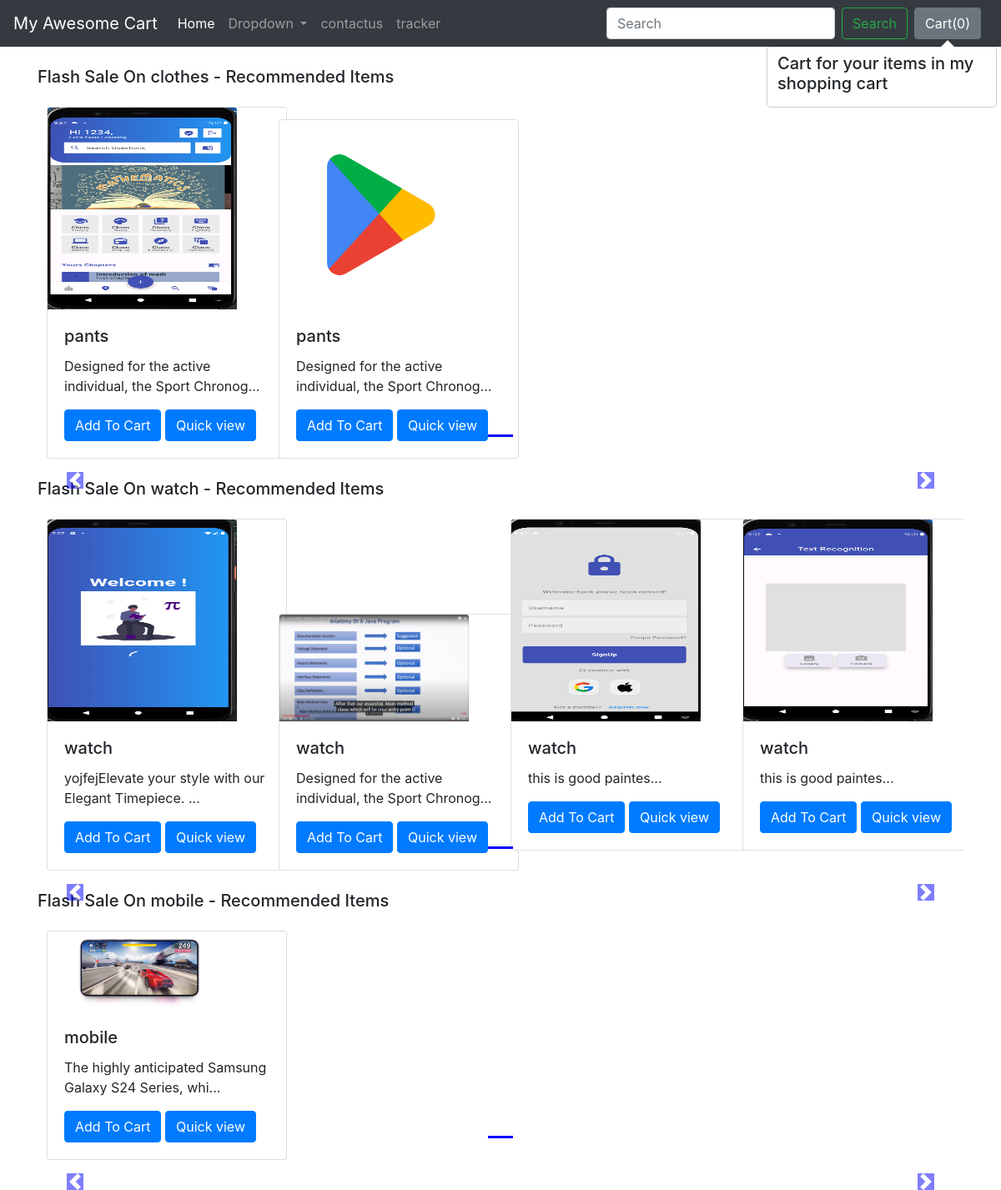
The page / on the database its author committed.
### core/models.py (models this page shows, shortened)
class Product(models.Model):
    product_id = models.AutoField
    product_name = models.CharField(max_length=50)
    category = models.CharField(max_length=50, default="")
    subcategory = models.CharField(max_length=50, default="")
    price = models.IntegerField(default=0)
    desc = models.CharField(max_length=300)
    pub_date = models.DateField()
    image = models.ImageField(upload_to='core/images', default="")

### core/views.py (the view)
# urls.py: path('', index),
def index(request):
    allProds = []
    catprods = Product.objects.values('category', 'id')
    cats = {item['category'] for item in catprods}
    for cat in cats:
        prod = Product.objects.filter(category=cat)
        n = len(prod)
        nSlides = n // 4 + ceil((n / 4) - (n /4))
        allProds.append([prod, range(1, nSlides), nSlides])
        params = {'allProds': allProds}
    return render(request,"core/index.html",params)

### core/templates/core/index.html (shortened to what this page needs)
{% extends 'core/basic.html' %}
{% block body %}
{% load static %}
<div class="container">
  {% for product, range, nSlide in allProds %}
  <h5 class="my-4 ">Flash Sale On {{product.0.category}} - Recommended Items</h5>
  <div id="demo{{forloop.counter}}" class="carousel slide my-3" data-ride="carousel">
    <ul class="carousel-indicators">
      <li data-target="#demo{{forloop.counter}}" data-slide-to="0" class="active"></li>
    </ul>
    <div class="container carousel-inner no-padding">
      <div class="carousel-item active">
        {% for i in product%}
        <div class="col-xs-3 col-sm-3 col-md-3" onclick="">
          <div class="card" style="width: 18rem;">
            <img src='/media/{{i.image}}' class="card-img-top" alt="...">
            <div class="card-body">
              <h5 class="card-title" id="namepr{{i.id}}">{{i.product_name}}</h5>
              <p class="card-text">{{i.desc|slice:"0:53"}}...</p>
              <span id="divpr{{i.id}}" class="divpr">
                <button id="pr{{i.id}}" class="btn btn-primary cart">Add To Cart</button>
              </span>
              <a href="/productview/{{i.id}}">
                <button class="btn btn-primary cart">Quick view</button></a>
            </div>
          </div>
        </div>
        {% if forloop.counter|divisibleby:4 and forloop.counter > 0 and not forloop.last %}
      </div>
      <div class="carousel-item">
        {% endif %}
        {% endfor %}
      </div>
    </div>
  </div>
  <a class="carousel-control-prev" href="#demo{{forloop.counter}}" data-slide="prev">
    <span class="carousel-control-prev-icon"></span>
  </a>
  <a class="carousel-control-next" href="#demo{{forloop.counter}}" data-slide="next">
    <span class="carousel-control-next-icon"></span>
  </a>
  {% endfor %}
</div>
{% endblock %}

### core/templates/core/basic.html (shortened to what this page needs)
<!doctype html>
<html lang="en">
<head>
  <link rel="stylesheet" href="https://stackpath.bootstrapcdn.com/bootstrap/4.2.1/css/bootstrap.min.css"
>
</head>
<body>
  {% load static %}
  <nav class="navbar navbar-expand-lg navbar-dark bg-dark sticky-top ">
    <a class="navbar-brand" href="/">My Awesome Cart</a>
    <div class="collapse navbar-collapse" id="navbarSupportedContent">
      <ul class="navbar-nav mr-auto">
        <li class="nav-item active">
          <a class="nav-link" href="/">Home <span class="sr-only">(current)</span></a>
        </li>
        <li class="nav-item dropdown">
          <a class="nav-link dropdown-toggle" href="#" id="navbarDropdown" role="button" data-toggle="dropdown"
            aria-haspopup="true" aria-expanded="false">
            Dropdown
          </a>
        </li>
        <li class="nav-item">
          <a class="nav-link" href="../contact/">contactus</a>
        </li>
        <li class="nav-item">
          <a class="nav-link" href="../traker/">tracker</a>
        </li>
      </ul>
      <form class="form-inline my-2 my-lg-0">
        <input class="form-control mr-sm-2" type="search" placeholder="Search" aria-label="Search">
        <button class="btn btn-outline-success my-2 my-sm-0" type="submit">Search</button>
      </form>
      <button type="button" class="btn btn-secondary mx-2" id="popcart" data-container="body" data-toggle="popover"
        data-placement="bottom" data-html="true" data-content="Vivamus
sagittis lacus vel augue laoreet rutrum faucibus.">
        Cart(<span id="cart">0</span>)
      </button>
    </div>
  </nav>
  {% block body %}{% endblock body %}
</body>
</html>

### core/templates/core/index.html (style rules this page uses)
.col-md-3 { display: inline-block; margin-left: -4px; }
.carousel-indicators .active { background-color: blue; }
.col-md-3 img { width: 227px; max-height: 242px; }
body .carousel-indicators { bottom: 0; }
body .carousel-control-prev-icon, body .carousel-control-next-icon { background-color: blue; }
.carousel-control-prev, .carousel-control-next { top: auto; bottom: auto; }
body .no-padding { padding-left: 0; padding-right: 0; }

### rows shown on the page
Product: category "clothes", image (picture), product_name "pants", desc "Designed for the active individual, the Sport Chronog"
Product: image (picture), product_name "pants", desc "Designed for the active individual, the Sport Chronog"
Product: category "watch", image (picture), product_name "watch", desc "yojfejElevate your style with our Elegant Timepiece."
Product: image (picture), product_name "watch", desc "Designed for the active individual, the Sport Chronog"
Product: image (picture), product_name "watch", desc "this is good paintes"
Product: image (picture), product_name "watch", desc "this is good paintes"
Product: category "mobile", image (picture), product_name "mobile", desc "The highly anticipated Samsung Galaxy S24 Series, whi"
